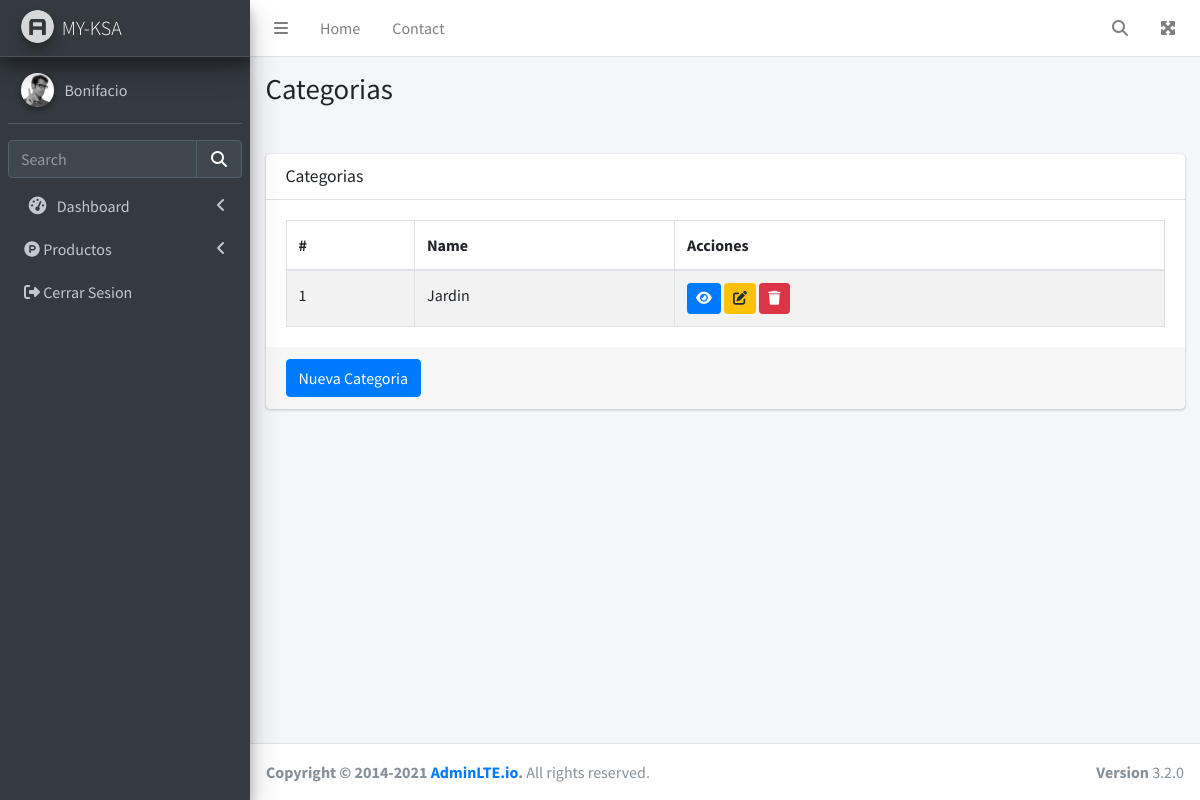
The page /category/ (signed in) on the database as committed earlier.
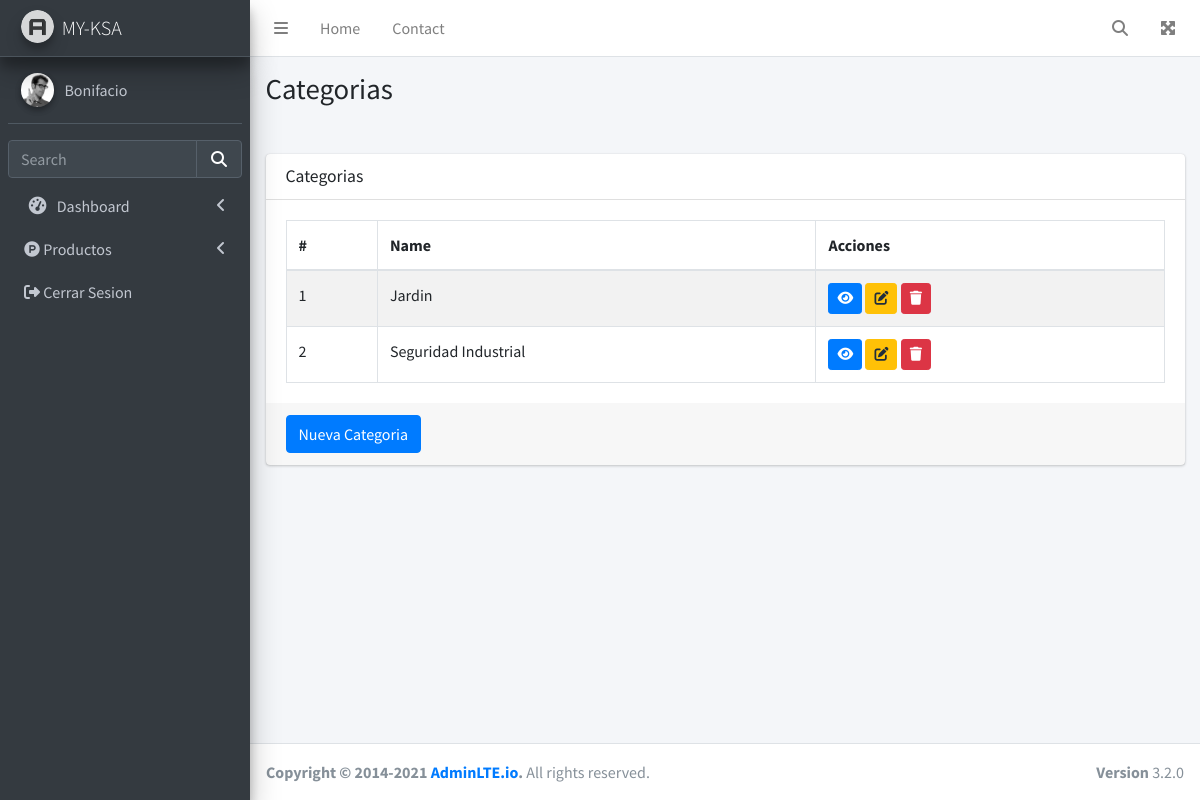
The same page on the database as committed later.
### src/category/models.py (models this page shows, shortened)
class Category(models.Model):
    id = models.UUIDField(primary_key=True,editable=False,default=uuid.uuid4)
    name = models.CharField(verbose_name="Nombre",max_length=150,blank=False,null=False)
    description = models.TextField(verbose_name="Descripcion",null=True, blank=True)
    slug = models.SlugField(null=True,blank=True)
    created_at = models.DateTimeField(auto_now_add=True)
    updated_at = models.DateTimeField(auto_now=True)
    class Meta:
        managed = True
        verbose_name = 'category'
        verbose_name_plural = 'categories'

### src/category/views.py (the view)
# urls.py: path('',CategoryListView.as_view(),name="category_index" ),
class CategoryListView(LoginRequiredMixin,ListView):
    template_name="category/index.html"
    model = CategoryForms.Meta.model
    context_object_name='category_list'
    queryset = CategoryForms.Meta.model.objects.all().order_by('name')
    def get_context_data(self, **kwargs):
        context = super().get_context_data(**kwargs)
        context["title"] = 'Categorias'
        return context

### template/category/index.html (shortened to what this page needs)
{% extends '../layout/_layout.html' %}  {% block header %}
{{title}} {% endblock header %} {% block content %}
<br />
<div class="row">
  <div class="col-12">
    <div class="card">
      <div class="card-header">
        <h3 class="card-title">{{title}}</h3>
      </div>
      <div class="card-body">
        <table id="category" class="table table-striped table-bordered">
          <thead>
            <tr>
              <th>#</th>
              <th>Name</th>
              <th>Acciones</th>
            </tr>
          </thead>
          <tbody>
            {% for category in category_list %}
            <tr>
              <td>{{forloop.counter}}</td>
              <td>{{category.name}}</td>
              <td>
                <a href="{% url 'category_show' category.slug %}" class="btn btn-primary btn-sm">
                    <i class="fa-solid fa-eye"></i>
                </a>
                <a
                  class="btn btn-warning btn-sm"
                  href="{% url 'category_edit' category.slug %}"
                  ><i class="fa-solid fa-pen-to-square"></i></a
                >
                <a
                  class="btn btn-danger btn-sm"
                  href="{% url 'category_delete' category.slug %}"
                  ><i class="fa-solid fa-trash"></i></a
                >
              </td>
            </tr>
            {% endfor %}
          </tbody>
        </table>
      </div>
      <div class="card-footer">
        <a href="{% url 'category_store' %}" class="btn btn-primary">Nueva Categoria</a>
      </div>
    </div>
  </div>
</div>
{% endblock content %}

Rows that differ between the two databases and show on the page:
added Category: name "Seguridad Industrial"
